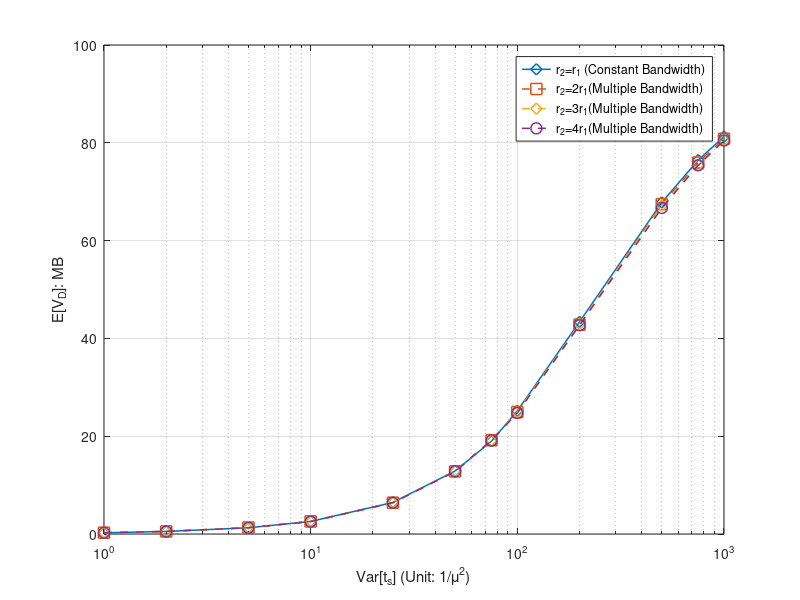

MATLAB code for this plot:
%% Minutes
x_label =[1	2	5	10	25	50	75	100	200	500	750	1000]



%% for DeadlinMissRatio

%%Miss ratio
%y_11 = [1	1	1	1	1	0.99906	0.99156	0.97436	0.8531	0.55386	0.42214	0.34126]
%y_12 = [1	1	1	1	0.99998	0.99918	0.99146	0.97358	0.85726	0.56076	0.42892	0.34702]
%y_13 = [1	1	1	1	0.99998	0.99844	0.99048	0.97344	0.8534	0.56152	0.4355	0.35294]
%y_14 = [1	1	1	1	1	0.99842	0.9894	0.9723	0.8542	0.56826	0.43654	0.35546]

%%E[V_O]
%y_11 = [0.089974	0.212423	0.494003	1.009527	2.556734	5.133309	7.463609	10.035616	16.777359	24.452136	26.553472	27.520842]
%y_12 = [0.116187	0.212306	0.531954	1.01101	2.492667	4.970643	7.570805	9.759706	16.138591	23.586205	25.414478	26.061648]
%y_13 = [0.114881	0.213015	0.527893	1.002879	2.46505	5.093161	7.546904	9.779797	16.313039	23.002044	24.563295	25.496641]
%y_14 = [0.09975	0.209627	0.503348	0.988535	2.515855	5.051315	7.540219	9.635056	15.92091	22.54554	24.231769	25.038473]

%%E[V_D]
y_11 = [0.245803	0.523942	1.273358	2.567957	6.454572	12.88317	18.986386	25.174034	43.39193	67.805289	76.45745	81.264888]
y_12 = [0.27268	0.52535	1.313747	2.572286	6.389314	12.802389	19.187093	24.945594	42.811147	67.464949	75.967672	80.830844]
y_13 = [0.271375	0.52606	1.309686	2.564156	6.361676	12.885462	19.132375	24.918936	42.940472	67.156208	75.435148	80.569214]
y_14 = [0.255283	0.520452	1.281318	2.548561	6.40592	12.822906	19.12711	24.758354	42.69445	66.670326	75.402384	80.466899]

i = i+1;
figure(i)

semilogx(x_label,y_11,'-d', 'MarkerSize',8, 'LineWidth',1.1)
hold on
semilogx(x_label,y_12,'--s', 'MarkerSize',8, 'LineWidth',1.1)
hold on
semilogx(x_label,y_13,'--d', 'MarkerSize',8, 'LineWidth',1.1)
hold on
semilogx(x_label,y_14,'--o', 'MarkerSize',8, 'LineWidth',1.1)
hold on


%ylabel('P_{miss}')
%ylabel('E[V_0]: MB')
ylabel('E[V_D]: MB')
xlabel('Var[t_s] (Unit: 1/\mu^2)')


%xticklabels({'0.5',	'1',	'2',	'4',	'8'});

												
%xlim([0.5, 8]);

%xticklabels({'0',	'1',	'2',	'3',	'4','5',	'6',	'7',	'8',	'9',	'10',	'11',	'12',	'13',	'14',	'15',	'16',	'17'	,'18'	,'20'	,'21'	,'22',	'23',	'24',	'26'});
%set(gca, 'XTick', x_label);
%set(gca,'xticklabel',num2str(get(gca,'XTick')','%.4f'))
%legend({'F=200','F=500','F=1000'},'NumColumns',1);
legend({'r_2=r_1 (Constant Bandwidth)','r_2=2r_1(Multiple Bandwidth)','r_2=3r_1(Multiple Bandwidth)','r_2=4r_1(Multiple Bandwidth)'},'NumColumns',1);

hold off;
grid on;
